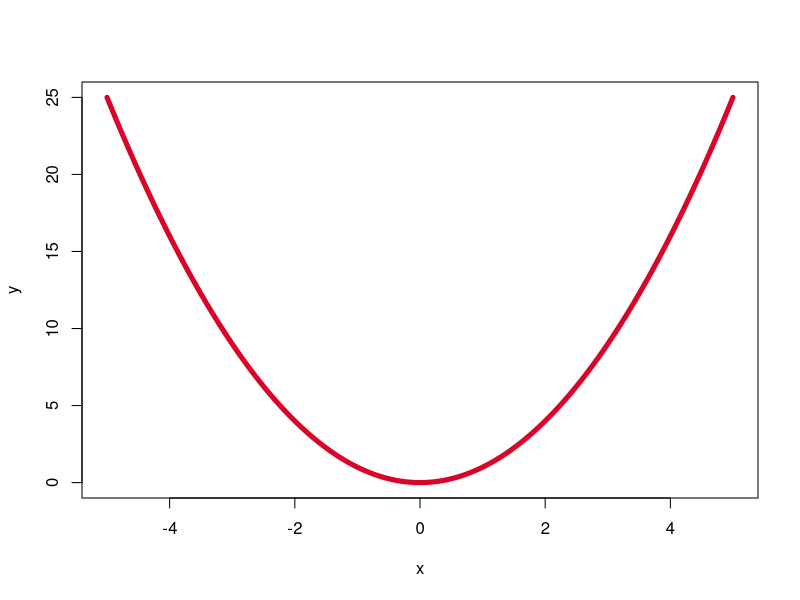

Write the R code that produced this figure.
## ---- chunk 1
knitr::opts_chunk$set(echo = TRUE)
## ---- chunk 2
library(DiagrammeR)

grViz("
digraph{

rankdir=TD;

node[fontname='Arial', fontsize=16,fillcolor='#9DD6DF', color='#FF0063', style=filled, shape=oval]
A;
B;
C;
D;

edge[fontname='Calibri', color=blue, style=filled, arrowhead=vee]
A -> B    [label='A-to-B',fontsize=8]
D -> C  
B -> C    [label='No',style=dashed, fontsize=8, color=red]
B -> B    [label='self-feed', color=red, fontsize=8]
B -> D
C -> B    [label='Yes',style=dashed, fontsize=8, color=red]

subgraph cluster_ground_floor {
    bgcolor='grey95'
    fontname=arial
    label='Ground Floor'
    labelloc='b'
    B;C;
}
  


}",height=500)
## ---- chunk 3

grViz("

digraph{

rankdir=TD;

node[fontname='Calibri', fillcolor='#9DD6DF', color='#FF0063', style=filled, shape=oval]

Statistics; Experiment; Data_Storage;

edge[fontname=arial, color=blue, style=filled, arrowhead=vee]

Statistics -> Experiment 
Experiment -> Molecular_part -> rawData -> Data_Storage
Experiment -> Animal_part -> rawData
Data_readio -> Data_Storage -> Data_readio -> Analysis -> Report -> Data_Storage






}",height=800)

## ---- chunk 4
grViz("
digraph{

node[fontname='Arial Black', fillcolor='#9DD6DF', color='#FF0063', style=filled, shape=oval]



edge[fontname=arial, color=blue, style=filled, arrowhead=vee]

A -> B
B -> C
C -> D [fontname=arial, label='C-to-D', fontsize=8]
D -> A

subgraph{rank=same; D;B}
subgraph{rank=same; C}

}",
height = 400)

## ---- chunk 5
x <- -seq(-5, 5, by=0.01)
y <- x^2
plot(x,y,type='l', col='#d90429',lwd=5)
